Frame 1 (no input): blank canvas, image omitted
Frame 60 (no input): blank canvas, image omitted
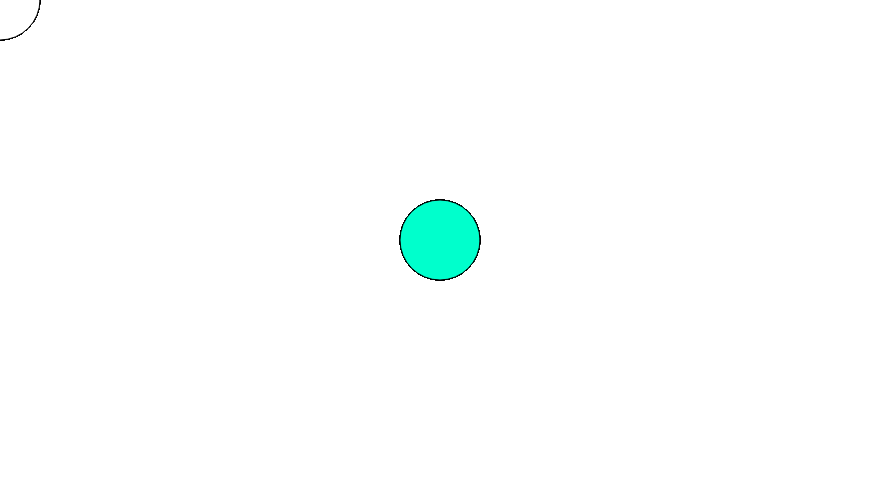
Frame 120 (the mouse pressed at the canvas centre since frame 60)

The p5.js sketch whose frames 1 and 60 were blank and that drew this single picture after the mouse press (run headless with seeded random() and noise() and a simulated clock; from frame 60 on, the mouse is pressed at the canvas centre):

// p5.js sketch
// ── sketch.js

  function setup() {
    createCanvas(880, 480);
    }
    function draw() {
    if (mouseIsPressed) {
    fill(0,255,204);
    } else {
    fill(255);
    }
    ellipse(mouseX, mouseY, 80, 80);
    }
    
